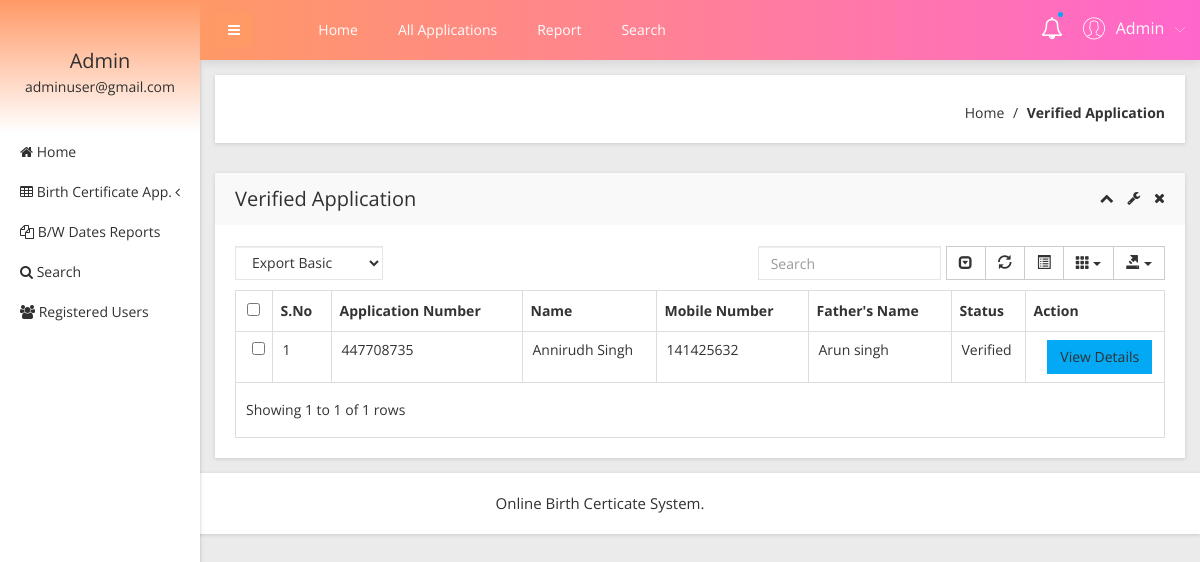
Page /obcs/admin/verified-application.php (signed in) on the committed database.
### tables this page shows
CREATE TABLE `tblapplication` (
  `ID` int(10) NOT NULL,
  `UserID` int(5) NOT NULL,
  `ApplicationID` varchar(200) DEFAULT NULL,
  `DateofBirth` varchar(200) DEFAULT NULL,
  `Gender` varchar(50) DEFAULT NULL,
  `FullName` varchar(200) DEFAULT NULL,
  `PlaceofBirth` varchar(200) DEFAULT NULL,
  `NameofFather` varchar(200) DEFAULT NULL,
  `NameOfMother` varchar(120) DEFAULT NULL,
  `PermanentAdd` mediumtext DEFAULT NULL,
  `PostalAdd` mediumtext DEFAULT NULL,
  `MobileNumber` bigint(10) DEFAULT NULL,
  `Email` varchar(200) DEFAULT NULL,
  `Dateofapply` timestamp NULL DEFAULT current_timestamp(),
  `Remark` varchar(200) DEFAULT NULL,
  `Status` varchar(50) DEFAULT NULL,
  `UpdationDate` timestamp NULL DEFAULT NULL ON UPDATE current_timestamp()
);

### obcs/admin/verified-application.php (the view, shortened to what this page needs)
<?php
include('includes/dbconnection.php');
if (strlen($_SESSION['obcsaid']==0)) {
  header('location:logout.php');
  } else{
  ?>
<!doctype html>
<html class="no-js" lang="en">
<head>
    <link rel="stylesheet" href="css/bootstrap.min.css">
    <link rel="stylesheet" href="css/font-awesome.min.css">
    <link rel="stylesheet" href="css/adminpro-custon-icon.css">
    <link rel="stylesheet" href="css/meanmenu.min.css">
    <link rel="stylesheet" href="css/jquery.mCustomScrollbar.min.css">
    <link rel="stylesheet" href="css/animate.css">
    <link rel="stylesheet" href="css/data-table/bootstrap-table.css">
    <link rel="stylesheet" href="css/data-table/bootstrap-editable.css">
    <link rel="stylesheet" href="css/normalize.css">
    <link rel="stylesheet" href="css/c3.min.css">
    <link rel="stylesheet" href="style.css">
    <link rel="stylesheet" href="css/responsive.css">
</head>
<body class="materialdesign">
    <div class="wrapper-pro">
      <?php include_once('includes/sidebar.php');?>
        <?php include_once('includes/header.php');?>
            <div class="breadcome-area mg-b-30 small-dn">
                <div class="container-fluid">
                    <div class="row">
                        <div class="col-lg-12">
                            <div class="breadcome-list shadow-reset">
                                <div class="row">
                                    <div class="col-lg-12">
                                        <ul class="breadcome-menu">
                                            <li><a href="dashboard.php">Home</a> <span class="bread-slash">/</span>
                                            </li>
                                            <li><span class="bread-blod">Verified Application</span>
                                            </li>
                                        </ul>
                                    </div>
                                </div>
                            </div>
                        </div>
                    </div>
                </div>
            </div>
            <div class="data-table-area mg-b-15">
                <div class="container-fluid">
                    <div class="row">
                        <div class="col-lg-12">
                            <div class="sparkline13-list shadow-reset">
                                <div class="sparkline13-hd">
                                    <div class="main-sparkline13-hd">
                                        <h1>Verified Application</h1>
                                        <div class="sparkline13-outline-icon">
                                            <span class="sparkline13-collapse-link"><i class="fa fa-chevron-up"></i></span>
                                            <span><i class="fa fa-wrench"></i></span>
                                            <span class="sparkline13-collapse-close"><i class="fa fa-times"></i></span>
                                        </div>
                                    </div>
                                </div>
                                <div class="sparkline13-graph">
                                    <div class="datatable-dashv1-list custom-datatable-overright">
                                        <div id="toolbar">
                                            <select class="form-control">
                                                <option value="">Export Basic</option>
                                            </select>
                                        </div>
                                        <table id="table" data-toggle="table" data-pagination="true" data-search="true" data-show-columns="true" data-show-pagination-switch="true" data-show-refresh="true" data-key-events="true" data-show-toggle="true" data-resizable="true" data-cookie="true" data-cookie-id-table="saveId" data-show-export="true" data-click-to-select="true" data-toolbar="#toolbar">
                                            <thead>
                                                <tr>
                                                    <th>S.No</th>
                                                    <th>Application Number</th>
                                                    <th>Name</th>
                                                    <th >Mobile Number</th>
                                                    <th>Father's Name</th>
                                                    <th>Status</th>
                                                    <th data-field="action">Action</th>
                                                </tr>
                                            </thead>
                                            <tbody>
                                              <?php
$sql="SELECT * from tblapplication where Status='Verified'";
$query = $dbh -> prepare($sql);
$query->execute();
$results=$query->fetchAll(PDO::FETCH_OBJ);
$cnt=1;
if($query->rowCount() > 0)
{
foreach($results as $row)
{               ?>
                                                <tr>
                                                    <td><?php echo htmlentities($cnt);?></td>
                                                    <td><?php  echo htmlentities($row->ApplicationID);?></td>
                                                    <td><?php  echo htmlentities($row->FullName);?></td>
                                                   <td><?php  echo htmlentities($row->MobileNumber);?></td>
                                                    <td><?php  echo htmlentities($row->NameofFather);?></td>
                                                  <?php if($row->Status==""){ ?>
                     <td><?php echo "Still Pending"; ?></td>
<?php } else { ?>                  <td><?php  echo htmlentities($row->Status);?>
                  </td>
                  <?php } ?>
                                                    <td class="datatable-ct"><a href="view-application-detail.php?viewid=<?php echo htmlentities ($row->ID);?>" class='btn btn-primary'>View Details</a>
                                                    </td>
                                                </tr>
                                             <?php $cnt=$cnt+1;}} ?>
                                            </tbody>
                                        </table>
                                    </div>
                                </div>
                            </div>
                        </div>
                    </div>
                </div>
            </div>
        </div>
    </div>
  <?php include_once('includes/footer.php');?>
</body>
</html><?php }  ?>

### obcs/admin/includes/sidebar.php (shortened to what this page needs)
     <?php
include('includes/dbconnection.php');
if (strlen($_SESSION['obcsaid']==0)) {
  header('location:logout.php');
  } else{
  ?>
  <div class="left-sidebar-pro">
            <nav id="sidebar">
                <div class="sidebar-header">
                    <?php
$aid=$_SESSION['obcsaid'];
$sql="SELECT AdminName,Email from  tbladmin where ID=:aid";
$query = $dbh -> prepare($sql);
$query->bindParam(':aid',$aid,PDO::PARAM_STR);
$query->execute();
$results=$query->fetchAll(PDO::FETCH_OBJ);
$cnt=1;
if($query->rowCount() > 0)
{
foreach($results as $row)
{               ?>
                    <h3> <?php  echo $row->AdminName;?></h3>
                    <p> <?php  echo $row->Email;?></p>
                  <?php $cnt=$cnt+1;}} ?>
                </div>
                <div class="left-custom-menu-adp-wrap">
                    <ul class="nav navbar-nav left-sidebar-menu-pro">
                        <li class="nav-item">
                            <a href="dashboard.php" role="button" aria-expanded="false"><i class="fa big-icon fa-home"></i> <span class="mini-dn">Home</span> </a>
                        </li>
                        <li class="nav-item"><a href="#" data-toggle="dropdown" role="button" aria-expanded="false" class="nav-link dropdown-toggle"><i class="fa big-icon fa-table"></i> <span class="mini-dn">Birth Certificate App.</span> <span class="indicator-right-menu mini-dn"><i class="fa indicator-mn fa-angle-left"></i></span></a>
                        </li>
                        <li class="nav-item">
                            <a href="between-dates-report.php" role="button" aria-expanded="false"><i class="fa big-icon fa-files-o"></i> <span class="mini-dn">B/W Dates Reports</span> </a>
                        </li>
                        <li class="nav-item">
                            <a href="search.php" role="button" aria-expanded="false"><i class="fa fa-search"></i> <span class="mini-dn">Search</span> </a>
                        </li>
                             <li class="nav-item">
                            <a href="  registered-users.php" role="button" aria-expanded="false"><i class="fa fa-users"></i> <span class="mini-dn">Registered Users</span> </a>
                        </li>
                    </ul>
                </div>
            </nav>
        </div>
        <?php }  ?>

### obcs/admin/includes/header.php (shortened to what this page needs)
      <?php
include('includes/dbconnection.php');
if (strlen($_SESSION['obcsaid']==0)) {
  header('location:logout.php');
  } else{
  ?>
 <div class="content-inner-all">
            <div class="header-top-area">
                <div class="fixed-header-top">
                    <div class="container-fluid">
                        <div class="row">
                            <div class="col-lg-1 col-md-6 col-sm-6 col-xs-12">
                                <button type="button" id="sidebarCollapse" class="btn bar-button-pro header-drl-controller-btn btn-info navbar-btn">
                                    <i class="fa fa-bars"></i>
                                </button>
                            </div>
                            <div class="col-lg-6 col-md-1 col-sm-1 col-xs-12">
                                <div class="header-top-menu tabl-d-n">
                                    <ul class="nav navbar-nav mai-top-nav">
                                        <li class="nav-item"><a href="dashboard.php" class="nav-link">Home</a>
                                        </li>
                                        <li class="nav-item"><a href="all-applications.php" class="nav-link">All Applications</a>
                                        </li>
                                        <li class="nav-item"><a href="between-dates-report.php" class="nav-link">Report</a>
                                        </li>
                                        <li class="nav-item"><a href="search.php" class="nav-link">Search</a>
                                        </li>
                                    </ul>
                                </div>
                            </div>
                            <div class="col-lg-5 col-md-5 col-sm-6 col-xs-12">
                                <div class="header-right-info">
                                    <ul class="nav navbar-nav mai-top-nav header-right-menu">
                                        <li class="nav-item"><a href="new-birth-application.php" data-toggle="dropdown" role="button" aria-expanded="false" class="nav-link dropdown-toggle"><i class="fa fa-bell-o" aria-hidden="true"></i><span class="indicator-nt"></span></a>
                                        </li>
                                        <li class="nav-item">
                                            <a href="#" data-toggle="dropdown" role="button" aria-expanded="false" class="nav-link dropdown-toggle">
                                                <?php
$aid=$_SESSION['obcsaid'];
$sql="SELECT AdminName,Email from  tbladmin where ID=:aid";
$query = $dbh -> prepare($sql);
$query->bindParam(':aid',$aid,PDO::PARAM_STR);
$query->execute();
$results=$query->fetchAll(PDO::FETCH_OBJ);
$cnt=1;
if($query->rowCount() > 0)
{
foreach($results as $row)
{               ?>
                                                <span class="adminpro-icon adminpro-user-rounded header-riht-inf"></span>
                                                <span class="admin-name"><?php  echo $row->AdminName;?></span>
                                                <span class="author-project-icon adminpro-icon adminpro-down-arrow"></span><?php $cnt=$cnt+1;}} ?>
                                            </a>
                                        </li>
                                    </ul>
                                </div>
                            </div>
                        </div>
                    </div>
                </div>
            </div><?php }  ?>

### rows in the picture
tblapplication: ApplicationID "447708735", FullName "Annirudh Singh", MobileNumber "141425632", NameofFather "Arun singh", Status "Verified"

### other values in the picture
$row->AdminName "Admin"
$row->Email "adminuser@gmail.com"
